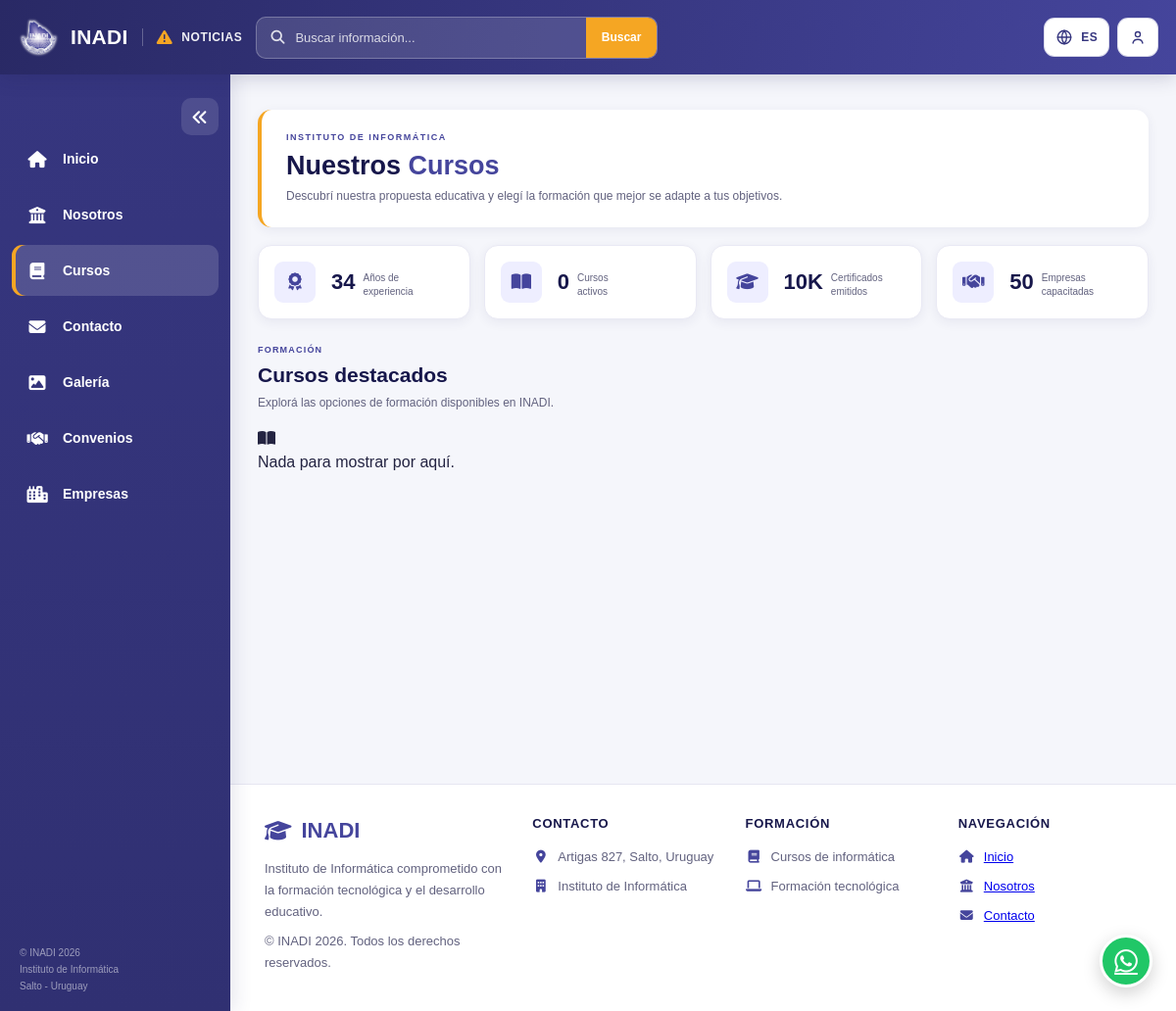
Page /Cursos/cursosindex.php on the earlier database version.
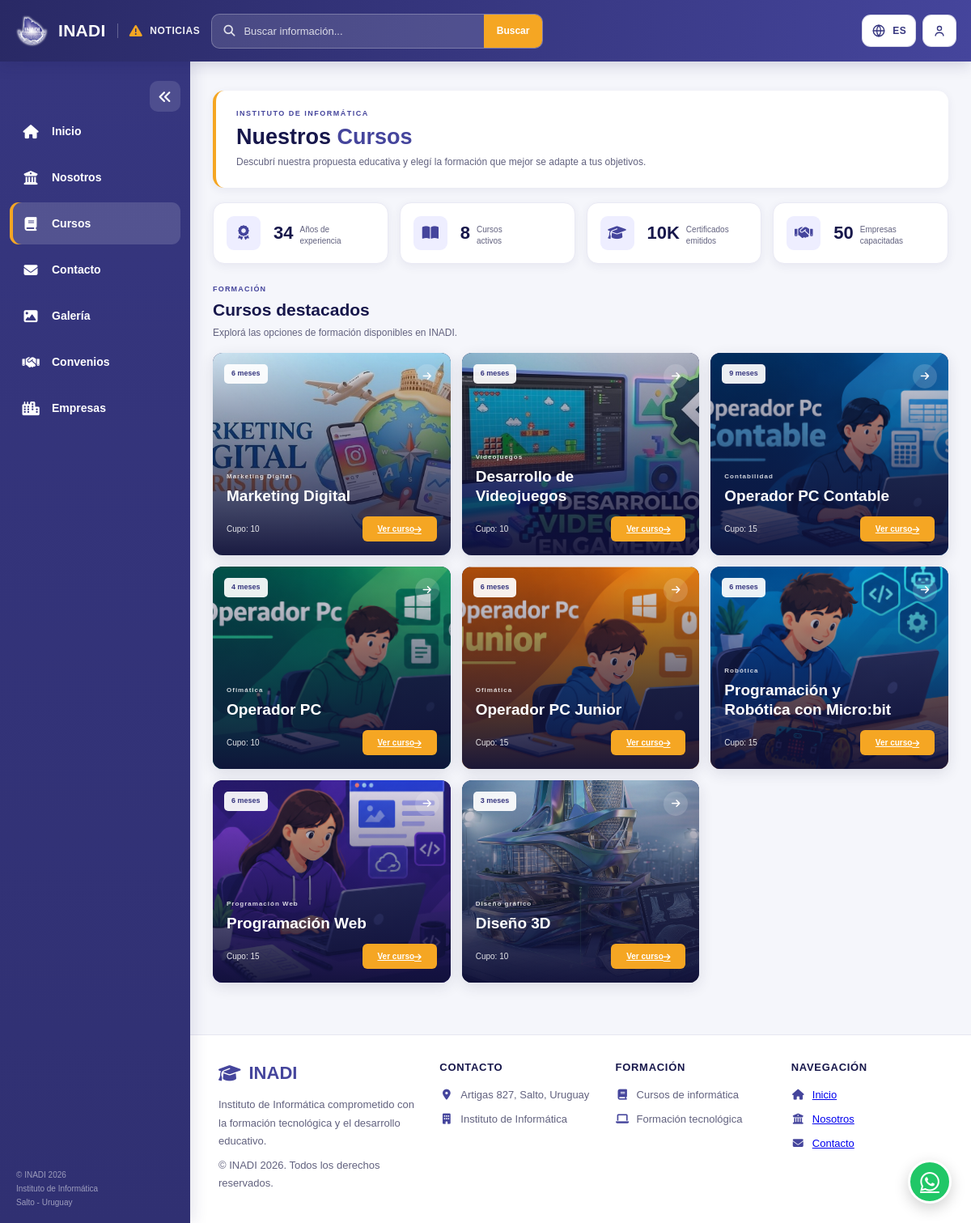
Same page on the later database version.
### tables this page shows
CREATE TABLE `curso` (
  `id_curso` int(11) NOT NULL,
  `nombre` varchar(150) NOT NULL,
  `modalidad` varchar(50) NOT NULL,
  `duracion` varchar(50) NOT NULL,
  `descripcion` text NOT NULL,
  `costo` decimal(10,0) NOT NULL,
  `cupo` int(11) NOT NULL,
  `estado` varchar(30) NOT NULL,
  `img` varchar(150) NOT NULL,
  `id_categoria` int(11) NOT NULL,
  `nombre_usuario_docente` varchar(255) DEFAULT NULL
);

CREATE TABLE `categoria_cursos` (
  `id_categoria` int(11) NOT NULL,
  `nombre` varchar(100) NOT NULL,
  `descripcion` text NOT NULL
);

### database/consultas/cursos/getCursos.php (the view, shortened to what the changed rows need)
<?php
function obtenerCursos($pdo)
{
    $sql = "
        SELECT
            curso.id_curso,
            categoria_cursos.nombre AS categoria,
            curso.nombre,
            curso.modalidad,
            curso.duracion,
            curso.img,
            curso.estado,
            curso.cupo
        FROM curso
        INNER JOIN categoria_cursos
            ON curso.id_categoria = categoria_cursos.id_categoria
        WHERE curso.estado = 'Activo'
        ORDER BY curso.id_curso ASC
    ";
    $stmt = $pdo->prepare($sql);
    $stmt->execute();
    return $stmt->fetchAll(PDO::FETCH_ASSOC);
}
function mostrarCurso($curso)
{
    $idCurso = (int) $curso['id_curso'];
    $categoria = htmlspecialchars(
        $curso['categoria'] ?? '',
        ENT_QUOTES,
        'UTF-8'
    );
    $nombre = htmlspecialchars(
        $curso['nombre'] ?? '',
        ENT_QUOTES,
        'UTF-8'
    );
    $duracion = htmlspecialchars(
        $curso['duracion'] ?? '',
        ENT_QUOTES,
        'UTF-8'
    );
    $imagen = trim(
        $curso['img'] ?? ''
    );
    $urlCurso = 'curso.php?id=' . $idCurso;
    echo '
        <article class="course-card">
    ';
    if ($imagen !== '') {
        echo '
            <img
                src="imagenes/' .
                htmlspecialchars(
                    $imagen,
                    ENT_QUOTES,
                    'UTF-8'
                ) .
                '"
                alt="' . $nombre . '"
            >
        ';
    } else {
        echo '
            <div class="course-no-image">
                <i class="fa-solid fa-graduation-cap"></i>
            </div>
        ';
    }
    $cupo = $curso['cupo'];
    echo '
            <div class="course-overlay">
                <span class="course-duration">
                    ' . $duracion . '
                </span>
                <span class="course-arrow">
                    <i class="fa-solid fa-arrow-right"></i>
                </span>
                <div class="course-content">
                    <small>
                        ' . $categoria . '
                    </small>
                    <h3>
                        ' . $nombre . '
                    </h3>
                    <div class="course-bottom">
                        <span>
                            Cupo: ' . $cupo . '
                        </span>
                        <a
                            href="' . $urlCurso . '"
                            class="enroll-button"
                        >
                            Ver curso
                            <i class="fa-solid fa-arrow-right"></i>
                        </a>
                    </div>
                </div>
            </div>
        </article>
    ';
}
function mostrarCursos($pdo)
{
    $cursos = obtenerCursos($pdo);
    if (count($cursos) === 0) {
        echo '
            <div class="no-courses">
                <i class="fa-solid fa-book-open"></i>
                <p>
                    Nada para mostrar por aquí.
                </p>
            </div>
        ';
        return;
    }
    foreach ($cursos as $curso) {
        mostrarCurso($curso);
    }
}
?>

### Cursos/cursosindex.php (shortened to what the changed rows need)
<?php
include("../database/Clases/Estudiante.php");
require_once("../database/consultas/cursos/getCursos.php");
$cursosActivos = obtenerCursos($pdo);
$totalCursos = is_array($cursosActivos) ? count($cursosActivos) : 0;
?>
<!DOCTYPE html>
<html lang="es">
<head>
    <link rel="stylesheet"
          href="https://cdnjs.cloudflare.com/ajax/libs/font-awesome/6.5.2/css/all.min.css">
    <link rel="stylesheet" href="../Inicio/CSS/stylesinicio.css?v=8">
    <link rel="stylesheet" href="cursostyles.css?v=5">
    <link rel="stylesheet" href="../Estructura/topbar-controls.css">
</head>
<body>
<div class="page">
    <div class="content">
        <main class="main">
            <section class="courses-header">
                <h1>Nuestros <strong>Cursos</strong></h1>
            </section>
            <section class="statistics">
                <div class="stat-card">
                    <div class="stat-info">
                        <strong><?php echo (int) $totalCursos; ?></strong>
                        <span>Cursos<br>activos</span>
                    </div>
                </div>
            </section>
            <section class="courses-section" id="cursos">
                <div class="section-title">
                    <div>
                        <h2>Cursos destacados</h2>
                    </div>
                </div>
                <div class="courses-grid">
                    <?php mostrarCursos($pdo); ?>
                </div>
            </section>
        </main>
    </div>
</div>
</body>
</html>

Differences in the rows shown:
now on this page (row edited): curso: img (picture), duracion "6 meses", id_categoria.nombre "Marketing Digital", nombre "Marketing Digital", cupo "10"
now on this page (row edited): curso: img (picture), duracion "6 meses", id_categoria.nombre "Videojuegos", nombre "Desarrollo de Videojuegos", cupo "10"
now on this page (row unchanged): curso: img (picture), duracion "9 meses", id_categoria.nombre "Contabilidad", nombre "Operador PC Contable", cupo "15"
now on this page (row edited): curso: img (picture), duracion "4 meses", id_categoria.nombre "Ofimática", nombre "Operador PC", cupo "10"
now on this page (row unchanged): curso: img (picture), duracion "6 meses", id_categoria.nombre "Ofimática", nombre "Operador PC Junior", cupo "15"
now on this page (row edited): curso: img (picture), duracion "6 meses", id_categoria.nombre "Robótica", nombre "Programación y Robótica con Micro:bit", cupo "15"
now on this page (row unchanged): curso: img (picture), duracion "6 meses", id_categoria.nombre "Programación Web", nombre "Programación Web", cupo "15"
added curso: img (picture), duracion "3 meses", id_categoria.nombre "Diseño gráfico", nombre "Diseño 3D", cupo "10"
Other differences:
$totalCursos: "0" → "8"
text no longer shown: "Nada para mostrar por aquí."
